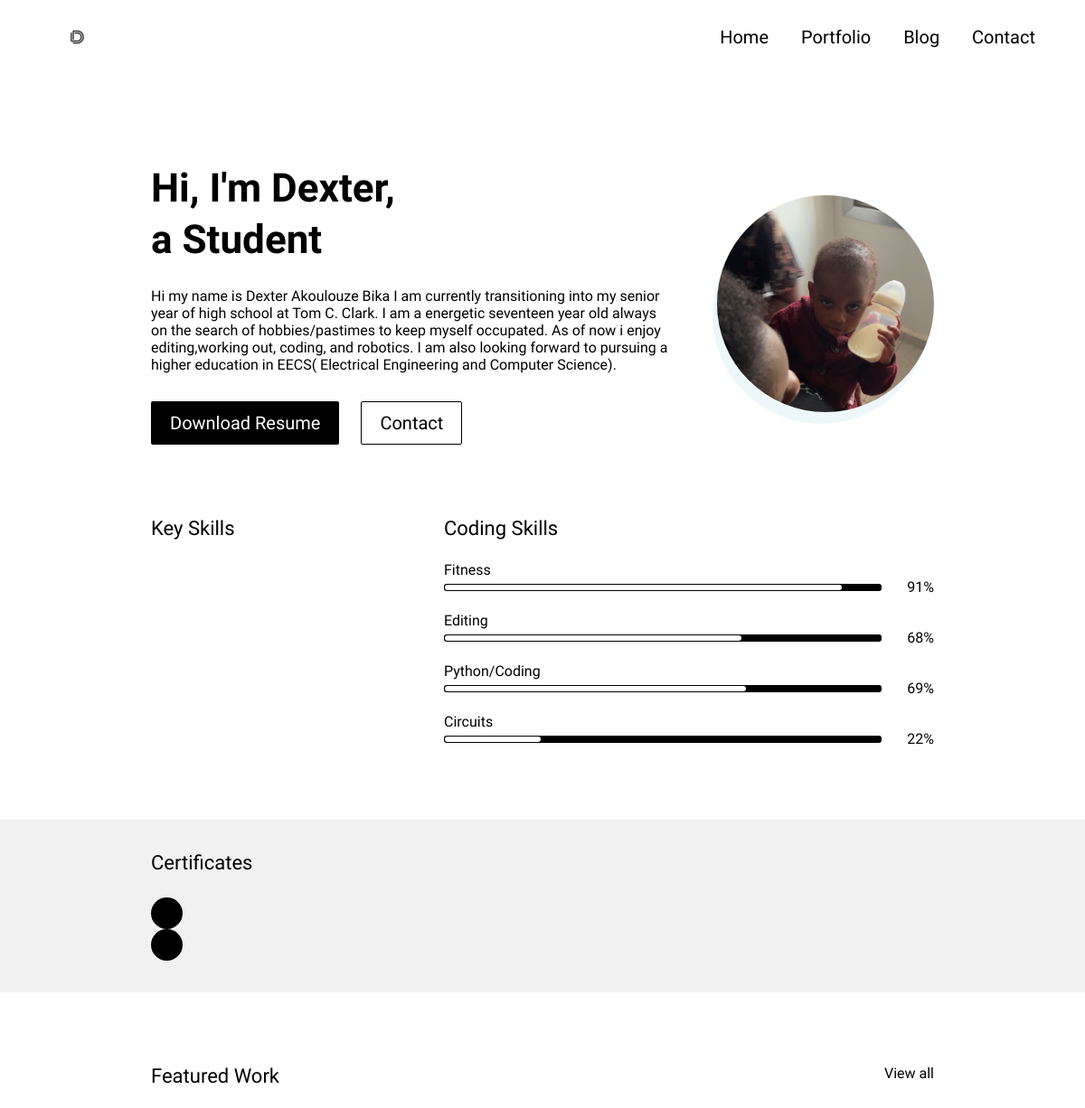
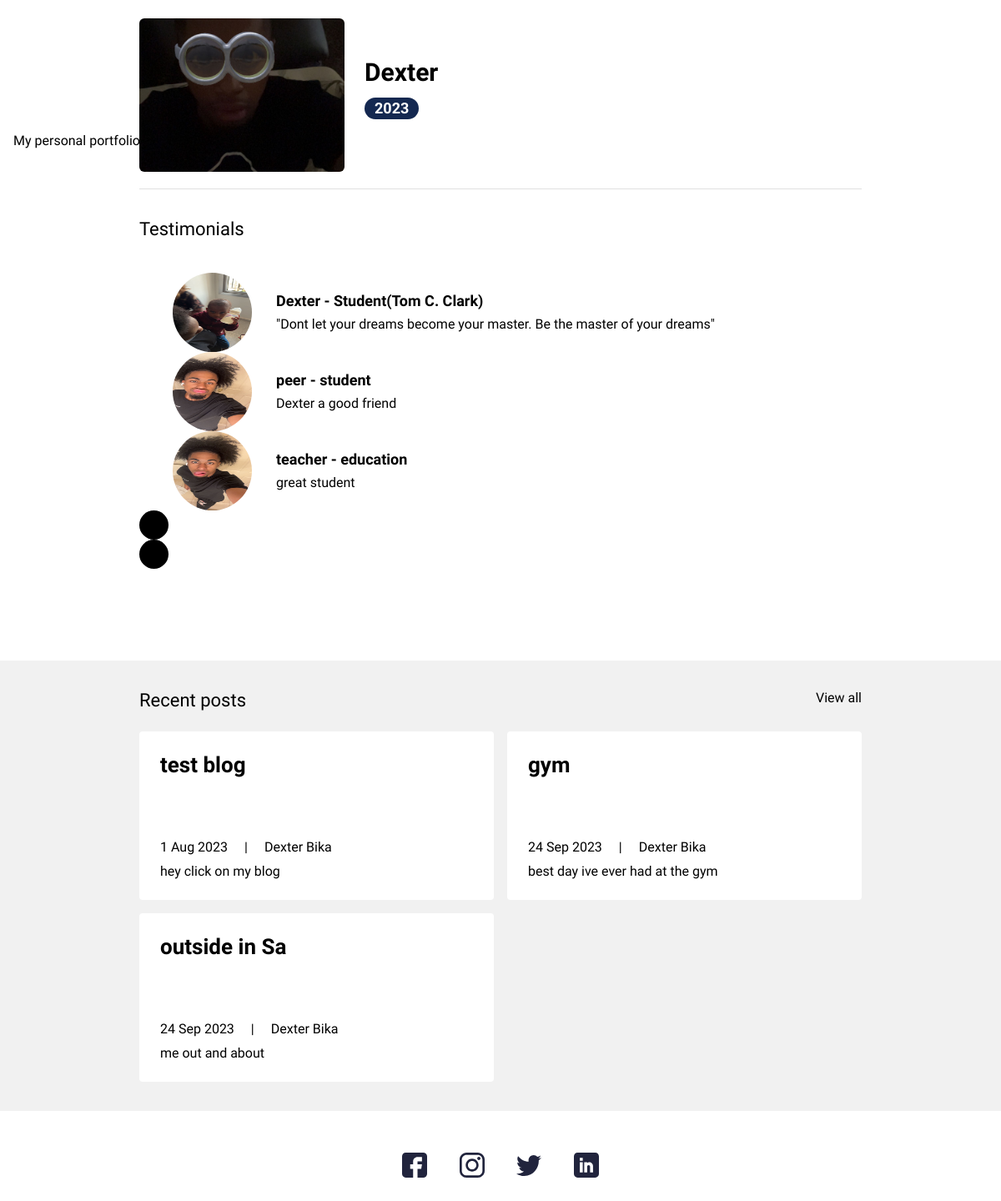
The page / on the database its author committed (2 pictures, top to bottom).
### main/models.py (models this page shows, shortened)
class UserProfile(models.Model):
    class Meta:
        verbose_name_plural = "User Profiles"
        verbose_name = "User Profile"
    user = models.OneToOneField(User, on_delete=models.CASCADE)
    avatar = models.ImageField(blank=True, null=True, upload_to="avatar")
    title = models.CharField(max_length=200, blank=True, null=True)
    bio = models.TextField(blank=True, null=True)
    skills = models.ManyToManyField(Skill, blank=True)
    cv = models.FileField(blank=True, null=True, upload_to="cv")

class Skill(models.Model):
    class Meta:
        verbose_name_plural = "Skills"
        verbose_name = "Skill"
    name = models.CharField(max_length=20, blank=True, null=True)
    score = models.IntegerField(default=80, blank=True, null=True)
    image = models.FileField(blank=True, null=True, upload_to="skills")
    is_key_skill = models.BooleanField(default=False)

class Portfolio(models.Model):
    class Meta:
        verbose_name_plural = "Portfolio Profiles"
        verbose_name = "Portfolio"
        ordering = ["name"]
    date = models.DateTimeField(blank=True, null=True)
    name = models.CharField(max_length=200, blank=True, null=True)
    description = models.CharField(max_length=500, blank=True, null=True)
    body = RichTextField(blank=True, null=True)
    image = models.ImageField(blank=True, null=True, upload_to="portfolio")
    slug = models.SlugField(null=True, blank=True)
    is_active = models.BooleanField(default=True)

class Testimonial(models.Model):
    class Meta:
        verbose_name_plural = "Testimonials"
        verbose_name = "Testimonial"
        ordering = ["name"]
    thumbnail = models.ImageField(blank=True, null=True, upload_to="testimonials")
    name = models.CharField(max_length=200, blank=True, null=True)
    role = models.CharField(max_length=200, blank=True, null=True)
    quote = models.CharField(max_length=500, blank=True, null=True)
    is_active = models.BooleanField(default=True)

class Blog(models.Model):
    class Meta:
        verbose_name_plural = "Blog Profiles"
        verbose_name = "Blog"
        ordering = ["timestamp"]
    timestamp = models.DateTimeField(auto_now_add=True)
    author = models.CharField(max_length=200, blank=True, null=True)
    name = models.CharField(max_length=200, blank=True, null=True)
    description = models.CharField(max_length=500, blank=True, null=True)
    body = RichTextField(blank=True, null=True)
    slug = models.SlugField(null=True, blank=True)
    image = models.ImageField(blank=True, null=True, upload_to="blog")
    is_active = models.BooleanField(default=True)

### main/views.py (the view)
# urls.py: path("", views.IndexView.as_view(), name="home"),
class IndexView(generic.TemplateView):
    template_name = "main/index.html"
    def get_context_data(self, **kwargs):
        context = super().get_context_data(**kwargs)
        testimonials = Testimonial.objects.filter(is_active=True)
        certificates = Certificate.objects.filter(is_active=True)
        blogs = Blog.objects.filter(is_active=True)
        portfolio = Portfolio.objects.filter(is_active=True)
        context["testimonials"] = testimonials
        context["certificates"] = certificates
        context["blogs"] = blogs
        context["portfolio"] = portfolio
        return context

### resume_demo/context_processors.py (called while the page is built)
def project_context(request):
    context = {
        "me": User.objects.first(),
    }
    return context

### main/templates/main/index.html (shortened to what this page needs)
{% extends 'main/base.html' %}
{% load static %}
{% block content %}
<section>
  <div class="bannerSection">
    <div class="container">
      <div class="row g-4 g-md-3  align-items-center">
        <div class="col-md-auto order-md-last">
          <div class="bannerUserImg">
            <img src="{{me.userprofile.avatar.url}}" alt="{{me.first_name|title}} {{me.last_name|title}} avatar">
          </div>
        </div>
        <div class="col-md">
          <div class="bannerContent">
            <h1 class="xlTitle pb-3">Hi, I'm {{me.first_name|title}}, <br> a {{me.userprofile.title}} </br></h1>
            <p>{{me.userprofile.bio}}</p>
            <div class="bannerBtnCol">
              <div class="row">
                <div class="col-auto">
                  <a download href="{{me.userprofile.cv.url}}" class="btn btnPrimary">Download Resume</a>
                </div>
                <div class="col-auto">
                  <a href="{% url 'main:contact' %}" class="btn btnOutline">Contact</a>
                </div>
              </div>
            </div>
          </div>
        </div>
      </div>
    </div>
  </div>
</section>
<section>
  <div class="sectionSpace pt-0">
    <div class="container">
      <div class="row">
        <div class="col-md-auto">
          <div class="keySkillCol">
            <h4 class="smTitle pb-3">Key Skills</h4>
          </div>
        </div>
        <div class="col-md">
          <h4 class="smTitle pb-3">Coding Skills</h4>
          <div class="progressCol">
            <div class="progressCard">
              {% for sk in me.userprofile.skills.all %}
              {% if not sk.is_key_skill %}
              <div class="progressCol">
                <span class="progressLbl">{{sk.name}}</span>
                <div class="row g-2 align-items-center">
                  <div class="col">
                    <div class="progress progressStyle">
                      <div class="progress-bar" role="progressbar" style="width: {{sk.score}}%" aria-valuenow="{{sk.score}}" aria-valuemin="0" aria-valuemax="100"></div>
                    </div>
                  </div>
                  <div class="col-auto">
                    <span class="pLbl">{{sk.score}}%</span>
                  </div>
                </div>
              </div>
              {% endif %}
              {% endfor %}
            </div>
          </div>
        </div>
      </div>
    </div>
  </div>
</section>
<section>
  <div class="sectionSpaceSm lightBg">
    <div class="container">
      <div class="row pb-3">
        <div class="col">
          <h4 class="smText regular">Certificates</h4>
        </div>
      </div>
      <div class="sliderOuter">
        <div class="cert-swiper-button-next swiper-button-next swiperBtnStyle"></div>
        <div class="cert-swiper-button-prev swiper-button-prev swiperBtnStyle"></div>
      </div>
    </div>
  </div>
</section>
<section>
  <div class="sectionSpace">
    <div class="container">
      <div class="portfolioCol">
        <div class="row pb-3">
          <div class="col">
            <h4 class="smText regular">Featured Work</h4>
          </div>
          <div class="col-auto">
            <a href="{% url 'main:portfolios' %}" class="simpleLink">View all</a>
          </div>
        </div>
        {% for p in portfolio %}
        {% if p.is_active %}
        <div class="portfolioCard">
          <div class="row g-4 align-items-center">
            <div class="col-md-auto">
              <div class="portfolioImgCol">
                <a href="{% url 'main:portfolio' slug=p.slug %}"><img src="{{p.image.url}}" alt="..."></a>
              </div>
            </div>
            <div class="col-md">
              <div class="portfolioContentCol">
                <h4 class="lgTitle"><a href="{% url 'main:portfolio' slug=p.slug %}">{{p.name}}</a></h4>
                <ul class="portfolioOption">
                  <li><span class="dateLbl">{{p.date.year}}</span></li>
                </ul>
                <p>{{p.description}}</p>
              </div>
            </div>
          </div>
        </div>
        {% endif %}
        {% endfor %}
      </div>
      <div class="testimonialCol">
        <h4 class="smText regular d-block">Testimonials</h4>
        <div class="testimonialSlider">
          <div class="swiper testimonialSwiper">
            <div class="swiper-wrapper">
              {% for t in testimonials %}
              {% if t.is_active %}
              <div class="swiper-slide">
                <div class="testimonialCard">
                  <div class="row align-items-center">
                    <div class="col-sm-auto">
                      <div class="tImgCol">
                        <img src="{{t.thumbnail.url}}" alt="...">
                      </div>
                    </div>
                    <div class="col-sm">
                      <div class="tContentCol">
                        <h4 class="xsTitle bold">{{t.name}} - {{t.role}}</h4>
                        <p>{{t.quote}}</p>
                      </div>
                    </div>
                  </div>
                </div>
              </div>
              {% endif %}
              {% endfor %}
            </div>
            <div class="test-swiper-button-next swiper-button-next swiperBtnStyle"></div>
            <div class="test-swiper-button-prev swiper-button-prev swiperBtnStyle"></div>
          </div>
        </div>
      </div>
    </div>
  </div>
</section>
<section>
  <div class="sectionSpaceSm lightBg">
    <div class="container">
      <div class="row pb-3">
        <div class="col">
          <h4 class="smText regular">Recent posts</h4>
        </div>
        <div class="col-auto">
          <a href="{% url 'main:blogs' %}" class="simpleLink">View all</a>
        </div>
      </div>
      <div class="row g-3">
      {% for b in blogs %}
      {% if b.is_active %}
        <div class="col-lg-6">
          <div class="cardStyle1">
            <h4 class="mdTitle cs1Title"><a href="{% url 'main:blog' slug=b.slug %}">{{b.name}}</a></h4>
            <ul class="cardOptionCol">
              <li>{{b.timestamp.date}}</li>
              <li>{{b.author}}</li>
            </ul>
            <p>{{b.description}}</p>
          </div>
        </div>
        {% endif %}
        {% endfor %}
      </div>
    </div>
  </div>
</section>
{% endblock %}

### main/templates/main/base.html (shortened to what this page needs)
{% load static %}
<!doctype html>
<html lang="en">
  <head>
    <link href="{% static 'css/bootstrap.min.css' %}" rel="stylesheet">
    <link rel="stylesheet" href="https://unpkg.com/swiper@7.0.5/swiper-bundle.min.css">
    <link href="{% static 'css/style.css' %}" rel="stylesheet">
  </head>
  <body>
    {% include 'main/partials/nav.html' %}
    {% block content %}
    {% endblock %}
    {% include 'main/partials/footer.html' %}
  </body>
</html>{% load static %}

### main/templates/main/partials/nav.html (shortened to what this page needs)
{% load static %}
<header>
    <div class="headerCol">
    <div class="container-fluid">
        <div class="row align-items-center">
        <div class="col-auto">
            <div class="logoCol"><a href="{% url 'main:home' %}"><img src="{% static 'images/C:\Users\aelja\OneDrive\Documents\Dexter - Coding Tutorials\Website Portfolio\static\images\logo.png' %}" alt="..."></a></div>
        </div>
        <div class="col">
            <div class="navCollapseCol">
            <div class="navCol">
                <ul>
                <li><a href="{%url 'main:home'%}">Home</a></li>
                <li><a href="{%url 'main:portfolios' %}">Portfolio</a></li>
                <li><a href="{% url 'main:blogs' %}">Blog</a></li>
                <li><a href="{%url 'main:contact'%}">Contact</a></li>
                </ul>
            </div>
            </div>
        </div>
        </div>
    </div>
    </div>
</header>

### main/templates/main/partials/footer.html
{% load static %}
<footer>
    <div class="footerCol">
    <div class="container">
        <ul class="socialCol">
        <li><a href="javascript:void(0)"><img src="{% static 'images/fb.svg' %}" alt="..."></a></li>
        <li><a href="javascript:void(0)"><img src="{% static 'images/insta.svg' %}" alt="..."></a></li>
        <li><a href="javascript:void(0)"><img src="{% static 'images/twitter.svg' %}" alt="..."></a></li>
        <li><a href="javascript:void(0)"><img src="{% static 'images/linkedin.svg' %}" alt="..."></a></li>
        </ul>
        <div class="copyrightCol">
        </div>
    </div>
    </div>
</footer>

### rows shown on the page
Skill: name "Fitness", score "91"
Skill: name "Editing", score "68"
Skill: name "Python/Coding", score "69"
Skill: name "Circuits", score "22"
Portfolio: image (picture), name "Dexter", date.year "2023", description "My personal portfolio"
Testimonial: thumbnail (picture), name "Dexter", role "Student(Tom C. Clark)", quote "\"Dont let your dreams become your master. Be the master of your dreams\""
Testimonial: thumbnail (picture), name "peer", role "student", quote "Dexter a good friend"
Testimonial: thumbnail (picture), name "teacher", role "education", quote "great student"
Blog: name "test blog", timestamp "1 Aug 2023", author "Dexter Bika", description "hey click on my blog"
Blog: name "gym", timestamp "24 Sep 2023", author "Dexter Bika", description "best day ive ever had at the gym"
Blog: name "outside in Sa", timestamp "24 Sep 2023", author "Dexter Bika", description "me out and about"

### other values the page prints
{{ me.first_name|title }} "Dexter"
{{ me.userprofile.title }} "Student"
